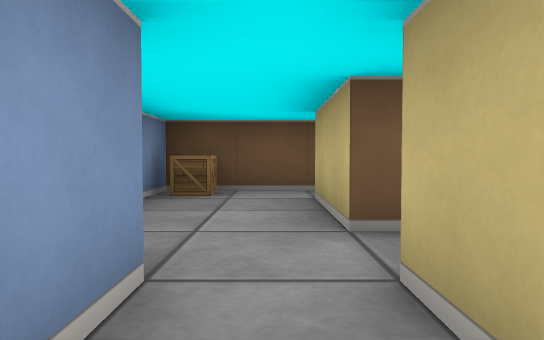
[1] (above)

18 first-person views from a walk through a cub3D ray-caster map. The camera is about half as high as the walls, tilts 2° down and sees 70° across. The floor is counted in squares. Each view is taken from the middle of a square. On the plan, view 1 faces up. The plan holds only what a view shows up to about 9 squares ahead; the rest is blank.

[2]
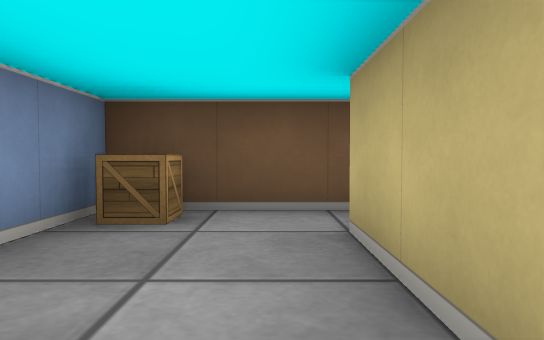

[3]
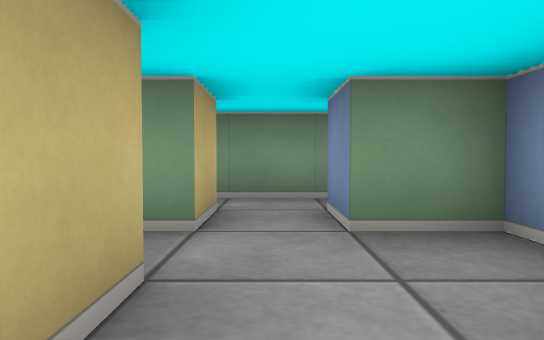

[4]
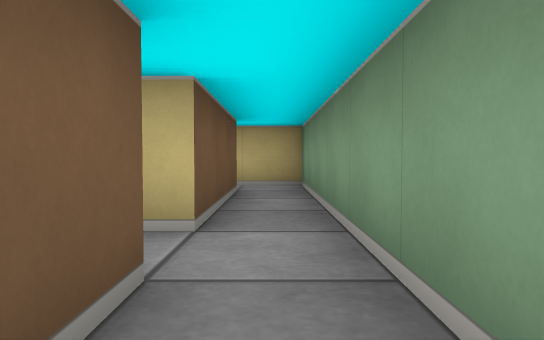

[5]
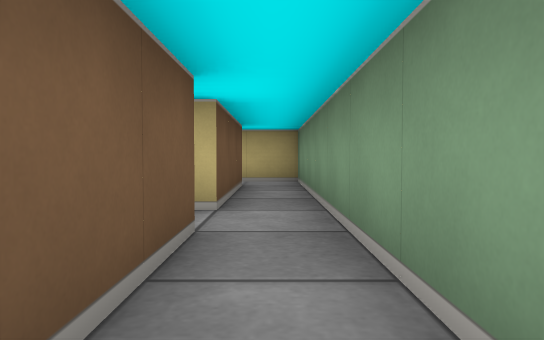

[6]
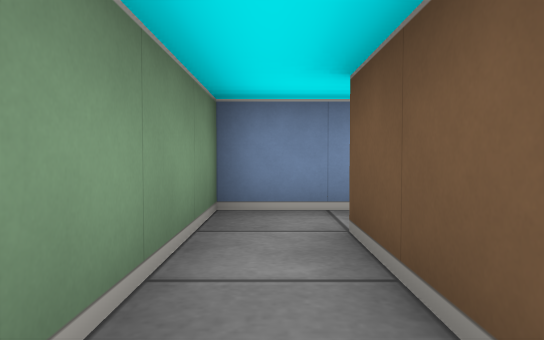

[7]
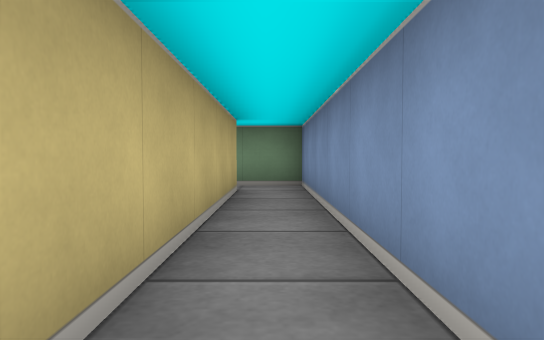

[8]
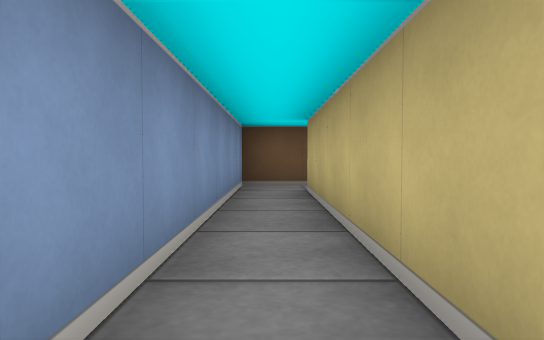

[9]
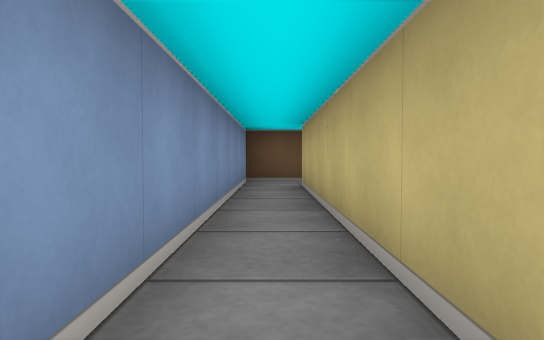

[10]
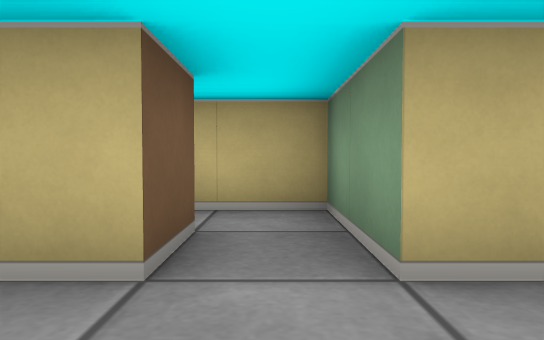

[11]
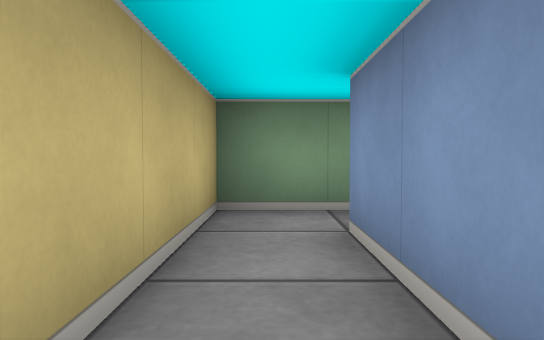

[12]
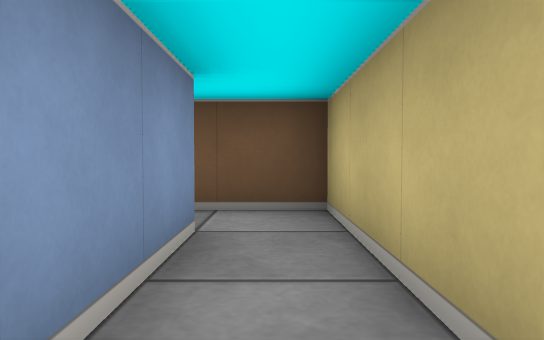

[13]
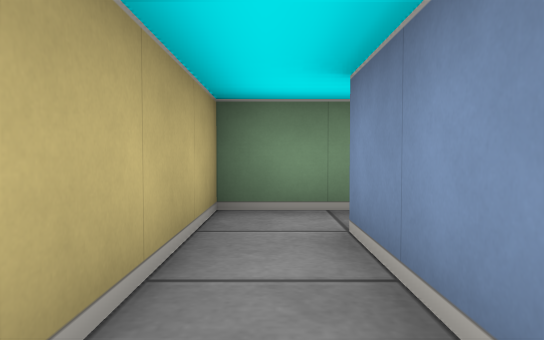

[14]
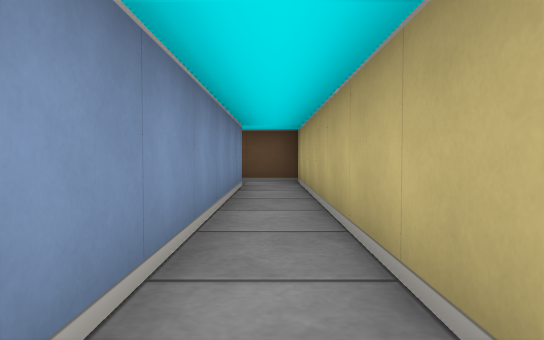

[15]
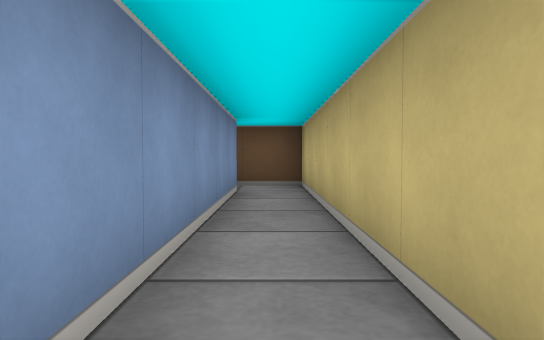

[16]
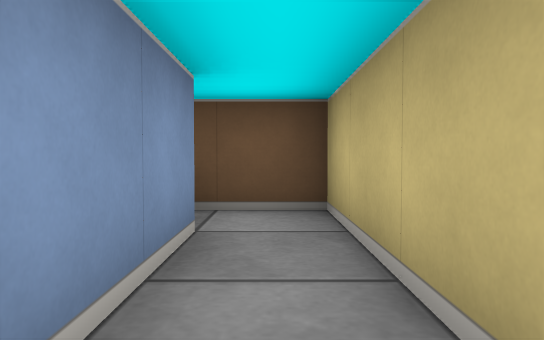

[17]
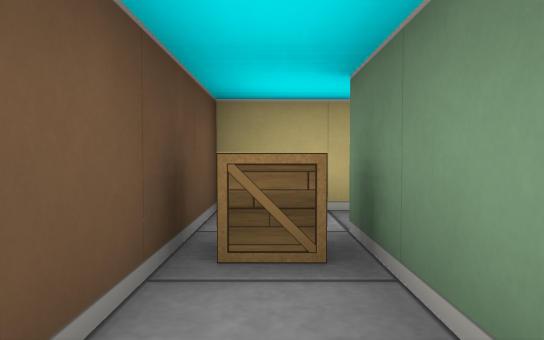

[18]
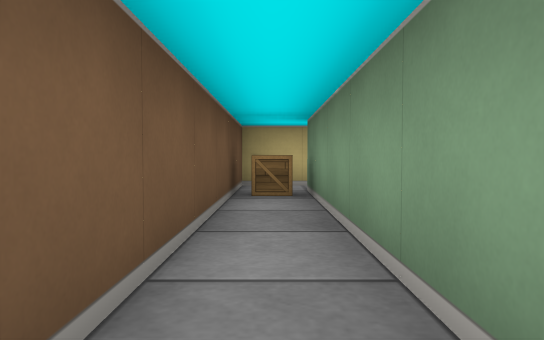

### Floor plan
Ten units are one square. View 1 is at (0, 0); x grows to the right and y downward. Boxes are objects, and circles mark ways between rooms. Rooms are numbered by the first view taken in them; rooms with no view inside come last. Other rooms are left out.
<svg viewBox="-40 -80 90 90">
<path fill="none" stroke="#000" d="M35 -65 35 -5 5 -5M-5 5 45 5 45 -65M15 -25 5 -25 5 -45M-16 -15 -5 -15 -5 -5M5 -5 5 -15 15 -15M-14 -65 35 -65M-5 -5 -25 -5 -25 -65M45 -65 45 -75 -35 -75 -35 5 -5 5M25 -45 25 -55 15 -55M15 -15 25 -15 25 -45M15 -45 15 -25M15 -55 -15 -55 -15 -41"/>
<rect x="25" y="-75" width="10" height="10" fill="#bbb"><title>crate</title></rect>
<rect x="-15" y="-55" width="10" height="10" fill="#bbb"><title>crate</title></rect>
<circle cx="0" cy="-10" r="3" fill="#2a7"/>
<circle cx="-15" cy="0" r="3" fill="#2a7"/>
<circle cx="40" cy="-70" r="3" fill="#2a7"/>
<circle cx="10" cy="-20" r="3" fill="#2a7"/>
<circle cx="-5" cy="-35" r="3" fill="#2a7"/>
<circle cx="20" cy="-35" r="3" fill="#2a7"/>
<circle cx="10" cy="-50" r="3" fill="#2a7"/>
<text x="40" y="-20">1</text>
<text x="0" y="-30">2</text>
<text x="-30" y="-50">3</text>
<text x="20" y="-50">4</text>
<text x="20" y="-30">5</text>
<text x="0" y="-50">6</text>
</svg>
Room 1 opens to room 2. Room 1 opens to room 3. Room 2 opens to room 5. Room 2 opens to room 6. Room 4 opens to room 5. Room 4 opens to room 6.

Where each view was taken, in squares from view 1:
view 1: 0 up, 0 right, facing up
view 2: 2 up, 0 right, facing up
view 3: 4 up, 0 right, facing down
view 4: 0 up, 2 left, facing right
view 5: 0 up, 3 left, facing right
view 6: 0 up, 0 right, facing left
view 7: 6 up, 3 left, facing down
view 8: 1 up, 3 left, facing up
view 9: 0 up, 3 left, facing up
view 10: 2 up, 1 left, facing right
view 11: 5 up, 2 right, facing down
view 12: 2 up, 2 right, facing up
view 13: 3 up, 4 right, facing down
view 14: 0 up, 4 right, facing up
view 15: 1 up, 4 right, facing up
view 16: 4 up, 4 right, facing up
view 17: 7 up, 1 right, facing right
view 18: 7 up, 2 left, facing right
